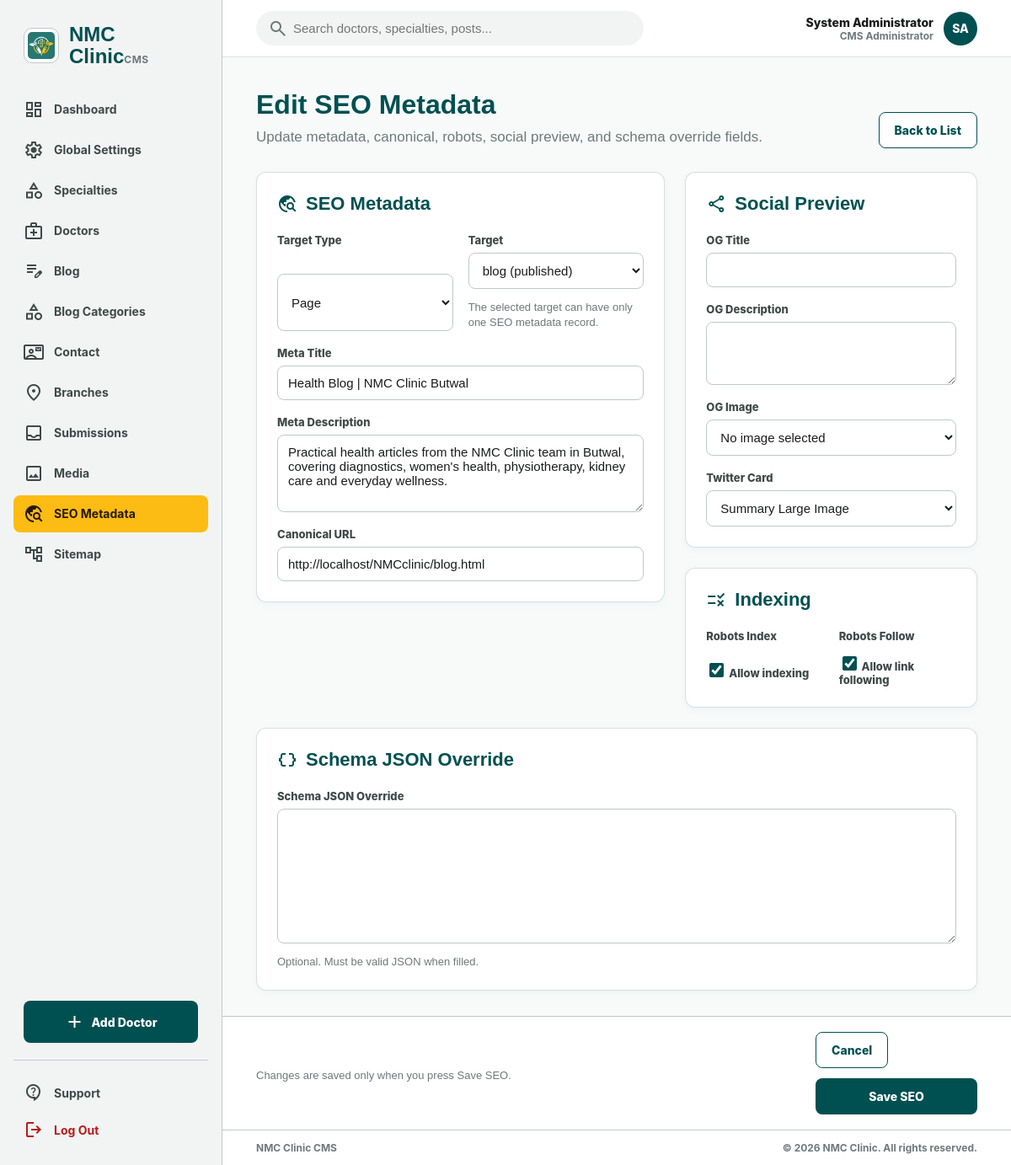
Screenshot of /cms/seo-edit.php?id=5 (signed in) with the database file from the repository.
### tables this page shows
CREATE TABLE cms_admin_users (
  id BIGINT UNSIGNED AUTO_INCREMENT PRIMARY KEY,
  full_name VARCHAR(150) NOT NULL,
  email VARCHAR(191) NOT NULL,
  password_hash VARCHAR(255) NOT NULL,
  status ENUM('active', 'disabled') NOT NULL DEFAULT 'active',
  last_login_at DATETIME NULL,
  created_at DATETIME NOT NULL DEFAULT CURRENT_TIMESTAMP,
  updated_at DATETIME NOT NULL DEFAULT CURRENT_TIMESTAMP ON UPDATE CURRENT_TIMESTAMP,
  UNIQUE KEY uq_cms_admin_users_email (email),
  KEY idx_cms_admin_users_status (status)
);

CREATE TABLE seo_metadata (
  id BIGINT UNSIGNED AUTO_INCREMENT PRIMARY KEY,
  page_id BIGINT UNSIGNED NULL,
  doctor_id BIGINT UNSIGNED NULL,
  blog_post_id BIGINT UNSIGNED NULL,
  meta_title VARCHAR(255) NOT NULL,
  meta_description VARCHAR(500) NOT NULL,
  canonical_url VARCHAR(500) NULL,
  robots_index TINYINT(1) NOT NULL DEFAULT 1,
  robots_follow TINYINT(1) NOT NULL DEFAULT 1,
  og_title VARCHAR(255) NULL,
  og_description VARCHAR(500) NULL,
  og_image_id BIGINT UNSIGNED NULL,
  twitter_card ENUM('summary', 'summary_large_image') NOT NULL DEFAULT 'summary_large_image',
  schema_json_override JSON NULL,
  created_at DATETIME NOT NULL DEFAULT CURRENT_TIMESTAMP,
  updated_at DATETIME NOT NULL DEFAULT CURRENT_TIMESTAMP ON UPDATE CURRENT_TIMESTAMP,
  UNIQUE KEY uq_seo_page (page_id),
  UNIQUE KEY uq_seo_doctor (doctor_id),
  UNIQUE KEY uq_seo_blog_post (blog_post_id),
  KEY idx_seo_og_image (og_image_id),
  CONSTRAINT fk_seo_page
    FOREIGN KEY (page_id) REFERENCES pages(id)
    ON DELETE CASCADE,
  CONSTRAINT fk_seo_doctor
    FOREIGN KEY (doctor_id) REFERENCES doctors(id)
    ON DELETE CASCADE,
  CONSTRAINT fk_seo_blog_post
    FOREIGN KEY (blog_post_id) REFERENCES blog_posts(id)
    ON DELETE CASCADE,
  CONSTRAINT fk_seo_og_image
    FOREIGN KEY (og_image_id) REFERENCES media_assets(id)
    ON DELETE SET NULL
);

### cms/includes/auth.php (called while the page is built, shortened)
<?php
require_once __DIR__ . '/../config/database.php';
function start_cms_session(): void
{
    if (session_status() === PHP_SESSION_ACTIVE) {
        return;
    }
    $scriptDir = str_replace('\\', '/', dirname((string) ($_SERVER['SCRIPT_NAME'] ?? '')));
    if (preg_match('#^(.*?/cms)(?:/|$)#i', $scriptDir, $matches)) {
        $cmsPath = $matches[1];
    } else {
        $cmsPath = ($scriptDir === '/' || $scriptDir === '.' || $scriptDir === '') ? '/' : rtrim($scriptDir, '/');
    }
    $isHttps = (!empty($_SERVER['HTTPS']) && $_SERVER['HTTPS'] !== 'off')
        || (isset($_SERVER['HTTP_X_FORWARDED_PROTO']) && strtolower((string) $_SERVER['HTTP_X_FORWARDED_PROTO']) === 'https');
}
function e(string $value): string
{
    return htmlspecialchars($value, ENT_QUOTES | ENT_SUBSTITUTE, 'UTF-8');
}
function current_admin(): ?array
{
    $stmt = db()->prepare("SELECT id, full_name, email, status FROM cms_admin_users WHERE id = :id AND status = 'active' LIMIT 1");
    $stmt->execute([':id' => (int) $_SESSION['admin_id']]);
    $admin = $stmt->fetch();
    return $admin ?: null;
}
function require_admin(): array
{
    $admin = current_admin();
    return $admin;
}

### cms/config/database.php (called while the page is built, shortened)
<?php
function db(): PDO
{
    static $pdo = null;
    if ($pdo instanceof PDO) {
        return $pdo;
    }
    $getVal = static function (string $key, string $default): string {
        $val = getenv($key);
        if ($val !== false && $val !== '') {
            return (string) $val;
        }
        if (isset($_ENV[$key]) && $_ENV[$key] !== '') {
            return (string) $_ENV[$key];
        }
        if (isset($_SERVER[$key]) && $_SERVER[$key] !== '') {
            return (string) $_SERVER[$key];
        }
        return $default;
    };
    $host = $getVal('NMC_DB_HOST', 'localhost');
    $name = $getVal('NMC_DB_NAME', 'clinic');
    $user = $getVal('NMC_DB_USER', 'root');
    $pass = $getVal('NMC_DB_PASS', '');
    $dsn = "mysql:host={$host};dbname={$name};charset=utf8mb4";
    $pdo = new PDO($dsn, $user, $pass, [
        PDO::ATTR_ERRMODE => PDO::ERRMODE_EXCEPTION,
        PDO::ATTR_DEFAULT_FETCH_MODE => PDO::FETCH_ASSOC,
        PDO::ATTR_EMULATE_PREPARES => false,
    ]);
    return $pdo;
}

### cms/includes/seo_form.php (the view, shortened to what this page needs)
<?php
function seo_find(int $id): ?array
{
    $stmt = db()->prepare('SELECT * FROM seo_metadata WHERE id = :id LIMIT 1');
    $stmt->execute([':id' => $id]);
    $seo = $stmt->fetch();
    if ($seo['page_id'] !== null) {
        $seo['target_type'] = 'page';
        $seo['target_id'] = (string) $seo['page_id'];
    } elseif ($seo['doctor_id'] !== null) {
        $seo['target_type'] = 'doctor';
        $seo['target_id'] = (string) $seo['doctor_id'];
    } else {
        $seo['target_type'] = 'blog_post';
        $seo['target_id'] = (string) $seo['blog_post_id'];
    }
    return $seo;
}
function seo_render_form(array $seo, array $targetOptions, array $mediaOptions, string $action, string $mode, array $errors = []): void
{
    ?>
  <form method="post" action="<?= e($action) ?>">
    <div class="grid settings-grid">
      <section class="card form-card">
        <h2><span class="material-symbols-outlined">travel_explore</span>SEO Metadata</h2>
        <div class="form-grid">
          <div class="field">
            <label for="target_type">Target Type</label>
            <select class="select" id="target_type" name="target_type">
              <option value="page" <?= $seo['target_type'] === 'page' ? 'selected' : '' ?>>Page</option>
            </select>
          </div>
          <div class="field">
            <label for="target_id">Target</label>
            <select class="select" id="target_id" name="target_id" required></select>
            <p class="hint">The selected target can have only one SEO metadata record.</p>
          </div>
          <div class="field full">
            <label for="meta_title">Meta Title</label>
            <input class="input" id="meta_title" name="meta_title" type="text" maxlength="255" value="<?= e((string) $seo['meta_title']) ?>" required>
          </div>
          <div class="field full">
            <label for="meta_description">Meta Description</label>
            <textarea class="textarea" id="meta_description" name="meta_description" rows="4" maxlength="500" required><?= e((string) $seo['meta_description']) ?></textarea>
          </div>
          <div class="field full">
            <label for="canonical_url">Canonical URL</label>
            <input class="input" id="canonical_url" name="canonical_url" type="url" maxlength="500" value="<?= e((string) $seo['canonical_url']) ?>">
          </div>
        </div>
      </section>
      <aside class="grid">
        <section class="card form-card">
          <h2><span class="material-symbols-outlined">share</span>Social Preview</h2>
          <div class="form-grid">
            <div class="field full">
              <label for="og_title">OG Title</label>
              <input class="input" id="og_title" name="og_title" type="text" maxlength="255" value="<?= e((string) $seo['og_title']) ?>">
            </div>
            <div class="field full">
              <label for="og_description">OG Description</label>
              <textarea class="textarea" id="og_description" name="og_description" rows="3" maxlength="500"><?= e((string) $seo['og_description']) ?></textarea>
            </div>
            <div class="field full">
              <label for="og_image_id">OG Image</label>
              <select class="select" id="og_image_id" name="og_image_id">
                <option value="">No image selected</option>
              </select>
            </div>
            <div class="field full">
              <label for="twitter_card">Twitter Card</label>
              <select class="select" id="twitter_card" name="twitter_card">
                <option value="summary_large_image" <?= $seo['twitter_card'] === 'summary_large_image' ? 'selected' : '' ?>>Summary Large Image</option>
              </select>
            </div>
          </div>
        </section>
        <section class="card form-card">
          <h2><span class="material-symbols-outlined">rule</span>Indexing</h2>
          <div class="form-grid">
            <div class="field">
              <label>Robots Index</label>
              <label class="hint"><input class="checkbox" type="checkbox" name="robots_index" value="1" <?= (int) $seo['robots_index'] === 1 ? 'checked' : '' ?>> Allow indexing</label>
            </div>
            <div class="field">
              <label>Robots Follow</label>
              <label class="hint"><input class="checkbox" type="checkbox" name="robots_follow" value="1" <?= (int) $seo['robots_follow'] === 1 ? 'checked' : '' ?>> Allow link following</label>
            </div>
          </div>
        </section>
      </aside>
      <section class="card form-card settings-wide">
        <h2><span class="material-symbols-outlined">data_object</span>Schema JSON Override</h2>
        <div class="field">
          <label for="schema_json_override">Schema JSON Override</label>
          <textarea class="textarea" id="schema_json_override" name="schema_json_override" rows="8"><?= e((string) $seo['schema_json_override']) ?></textarea>
          <p class="hint">Optional. Must be valid JSON when filled.</p>
        </div>
      </section>
    </div>
    <div class="sticky-actions">
      <span class="hint"><?= $mode === 'create' ? 'New SEO metadata will be assigned to the selected target.' : 'Changes are saved only when you press Save SEO.' ?></span>
      <div style="display:flex;gap:12px;flex-wrap:wrap">
        <a class="secondary-btn" href="seo.php">Cancel</a>
        <button class="primary-btn" type="submit">Save SEO</button>
      </div>
    </div>
  </form>
    <?php
}

### cms/includes/layout.php (shortened to what this page needs)
<?php
function cms_header(string $title, array $admin, string $active = 'dashboard'): void
{
    $nav = [
        'dashboard' => ['Dashboard', 'dashboard.php', 'dashboard'],
        'settings' => ['Global Settings', 'settings.php', 'settings'],
        'specialties' => ['Specialties', 'specialties.php', 'category'],
        'doctors' => ['Doctors', 'doctors.php', 'medical_services'],
        'blog' => ['Blog', 'blog.php', 'edit_note'],
        'blog_categories' => ['Blog Categories', 'blog-categories.php', 'category'],
        'contact' => ['Contact', 'contact.php', 'contact_mail'],
        'branches' => ['Branches', 'branches.php', 'location_on'],
        'submissions' => ['Submissions', 'submissions.php', 'inbox'],
        'media' => ['Media', 'media.php', 'image'],
        'seo' => ['SEO Metadata', 'seo.php', 'travel_explore'],
        'sitemap' => ['Sitemap', 'sitemap.php', 'account_tree'],
    ];
    ?>
<!DOCTYPE html>
<html lang="en">
<head>
</head>
<body>
<div class="cms-shell">
  <aside class="sidebar">
    <a class="brand" href="dashboard.php" aria-label="NMC Clinic CMS dashboard">
      <img src="../uploads/logo.jpeg" alt="NMC Clinic logo">
      <span><span class="brand-title">NMC Clinic</span><span class="brand-sub">CMS</span></span>
    </a>
    <nav class="nav" aria-label="CMS navigation">
      <?php foreach ($nav as $key => $item): ?>
        <a class="<?= $active === $key ? 'active' : '' ?>" href="<?= e($item[1]) ?>">
          <span class="material-symbols-outlined"><?= e($item[2]) ?></span>
          <span><?= e($item[0]) ?></span>
        </a>
      <?php endforeach; ?>
    </nav>
    <div class="side-action">
      <a class="primary-btn" href="doctors.php"><span class="material-symbols-outlined">add</span>Add Doctor</a>
    </div>
    <div class="side-footer">
      <a href="settings.php"><span class="material-symbols-outlined">contact_support</span>Support</a>
      <a class="logout" href="logout.php"><span class="material-symbols-outlined">logout</span>Log Out</a>
    </div>
  </aside>
  <main class="main">
    <header class="topbar">
      <div class="search">
        <span class="material-symbols-outlined">search</span>
        <input type="search" placeholder="Search doctors, specialties, posts..." aria-label="Search CMS">
      </div>
      <div class="admin">
        <div>
          <div class="admin-name"><?= e((string) $admin['full_name']) ?></div>
          <div class="admin-role">CMS Administrator</div>
        </div>
        <div class="avatar" aria-hidden="true"><?= e(cms_initials((string) $admin['full_name'])) ?></div>
      </div>
    </header>
    <?php
}
function cms_footer(): void
{
    ?>
    <footer class="footer">
      <span>NMC Clinic CMS</span>
      <span>© <?= date('Y') ?> NMC Clinic. All rights reserved.</span>
    </footer>
  </main>
</div>
</body>
</html>
    <?php
}
function cms_initials(string $name): string
{
    $parts = preg_split('/\s+/', trim($name)) ?: [];
    $initials = '';
    foreach ($parts as $part) {
        if ($part !== '') {
            $initials .= strtoupper(substr($part, 0, 1));
        }
        if (strlen($initials) >= 2) {
            break;
        }
    }
    return $initials !== '' ? $initials : 'A';
}

### rows the page displays
cms_admin_users: full_name "System Administrator", full_name "SA"
seo_metadata: meta_title "Health Blog | NMC Clinic Butwal", meta_description "Practical health articles from the NMC Clinic team in Butwal, covering diagnostics, women's health, physiotherapy, kidney care and everyday wellness.", canonical_url "http://localhost/NMCclinic/blog.html", twitter_card "Summary Large Image", robots_index "☑", robots_follow "☑"

### other values shown
$item[0] "Dashboard"
$item[0] "Global Settings"
$item[0] "Specialties"
$item[0] "Doctors"
$item[0] "Blog"
$item[0] "Blog Categories"
$item[0] "Contact"
$item[0] "Branches"
$item[0] "Submissions"
$item[0] "Media"
$item[0] "SEO Metadata"
$item[0] "Sitemap"
